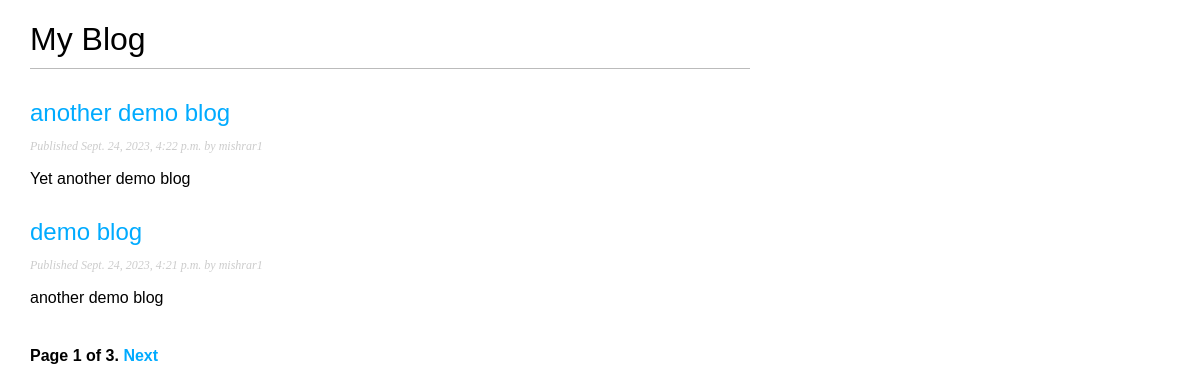
Screenshot of /blog/ with the database file from the repository.
### blog/models.py (models this page shows, shortened)
class Post(models.Model):
    class Status(models.TextChoices):
        DRAFT = "draft", "Draft"
        PUBLISHED = "published", "Published"
    title = models.CharField(max_length=250)
    slug = models.SlugField(max_length=250, unique_for_date="published")
    body = models.TextField()
    created = models.DateTimeField(auto_now_add=True)
    published = models.DateTimeField(default=timezone.now)
    updated = models.DateTimeField(auto_now=True)
    status = models.CharField(
        max_length=10, choices=Status.choices, default=Status.DRAFT
    )
    author = models.ForeignKey(
        User, on_delete=models.CASCADE, related_name="blog_posts"
    )
    objects = models.Manager()
    published_manager = PublishedManager()
    class Meta:
        ordering = ["-published"]
        indexes = [
            models.Index(fields=["-published"], name="published_idx"),
        ]
    def get_absolute_url(self):
        return reverse(
            "blog:post_detail",
            args=[
                self.published.year,
                self.published.month,
                self.published.day,
                self.slug,
            ],
        )

### blog/views.py (the view)
# urls.py: path("", views.PostListView.as_view(), name="blog_list"),
class PostListView(ListView):
    queryset = Post.published_manager.all()
    context_object_name = "posts"
    paginate_by = 2
    template_name = "blog/post/list.html"

### templates/blog/post/list.html (shortened to what this page needs)
{% extends "blog/base.html" %}
{% block content %}
<h1>My Blog</h1>
{% for post in posts %}
<h2>
   <a href="{{ post.get_absolute_url }}">
       {{ post.title }} </a>
</h2>
<p class="date">
    Published {{ post.published }} by {{ post.author }}
</p>
{{ post.body | truncatewords:30 | linebreaks }}
{% endfor %}
{% include "blog/pagination.html" with page=page_obj %}
{% endblock %}

### static/css/blog.css (style rules this page uses)
body { margin:0; padding:0; font-family:helvetica, sans-serif; }
a { color:#00abff; text-decoration:none; }
h1 { font-weight:normal; border-bottom:1px solid #bbb; padding:0 0 10px 0; }
h2 { font-weight:normal; margin:30px 0 0; }
p.date { color:#ccc; font-family: georgia, serif; font-size: 12px; font-style: italic; }

### rows the page displays
Post: title "another demo blog", published "Sept. 24, 2023, 4:22 p.m.", author "mishrar1", body "Yet another demo blog"
Post: title "demo blog", published "Sept. 24, 2023, 4:21 p.m.", author "mishrar1", body "another demo blog"

### other values shown
{{ page.number }} "1"
{{ page.paginator.num_pages }} "3"
